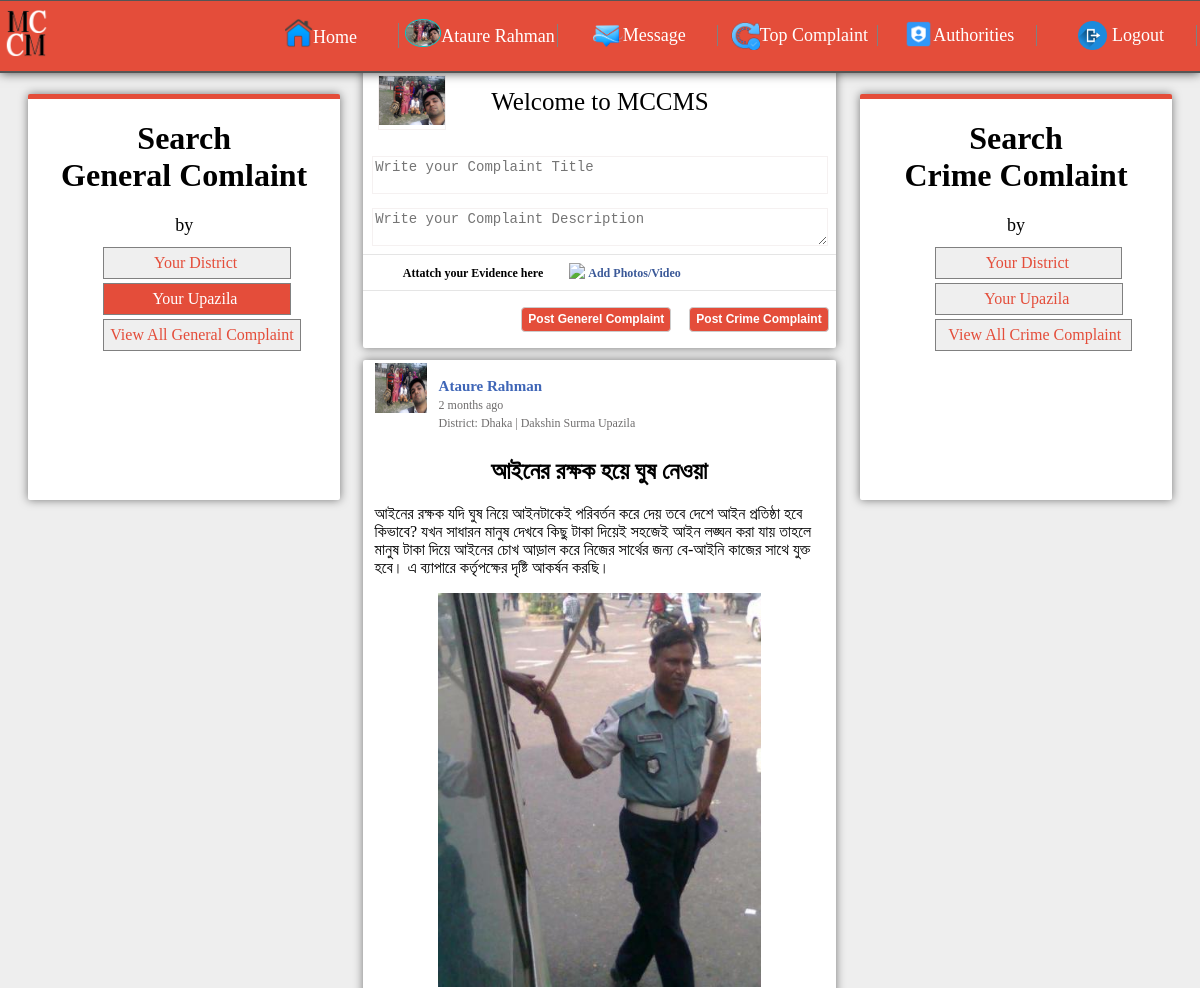
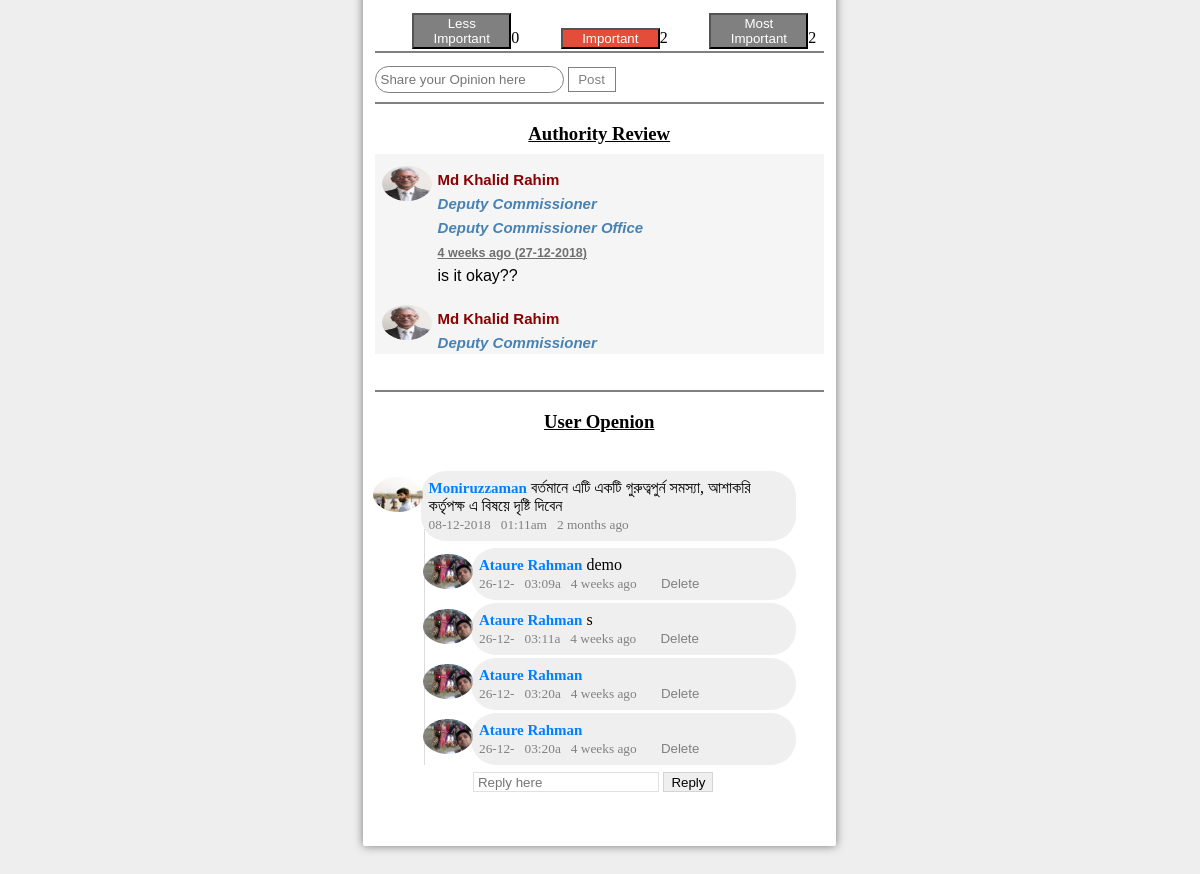
Page /home_for_upazila.php (signed in) on the committed database (2 pictures, top to bottom).
### tables this page shows
CREATE TABLE `user_info` (
  `SL` int(11) NOT NULL,
  `user_name` varchar(40) NOT NULL,
  `full_name` varchar(40) NOT NULL,
  `password` varchar(40) NOT NULL,
  `mail_address` varchar(40) NOT NULL,
  `nid_no` int(20) NOT NULL,
  `date_birth` date NOT NULL,
  `division_name` varchar(40) NOT NULL,
  `district_name` varchar(30) NOT NULL,
  `district_code` varchar(30) NOT NULL,
  `upazila_name` varchar(30) NOT NULL,
  `upazila_code` varchar(30) NOT NULL,
  `profile_image` varchar(100) NOT NULL,
  `status` int(50) NOT NULL DEFAULT '1',
  `post_status` int(50) NOT NULL DEFAULT '1'
);

CREATE TABLE `complaint` (
  `post_id` int(100) NOT NULL,
  `user_id` varchar(40) NOT NULL,
  `user_fullname` varchar(40) NOT NULL,
  `post_title` text NOT NULL,
  `post_text` text NOT NULL,
  `attatchment` varchar(100) NOT NULL,
  `date_time` timestamp NOT NULL DEFAULT CURRENT_TIMESTAMP,
  `post_type` varchar(40) NOT NULL,
  `upazila_code` varchar(40) NOT NULL,
  `district_code` varchar(50) NOT NULL,
  `post_date` date NOT NULL
);

CREATE TABLE `authority_review` (
  `review_id` int(11) NOT NULL,
  `authority_user_id` varchar(100) NOT NULL,
  `post_id` varchar(100) NOT NULL,
  `review_text` varchar(255) NOT NULL,
  `review_timestamp` timestamp NOT NULL DEFAULT CURRENT_TIMESTAMP,
  `review_date` varchar(11) NOT NULL
);

CREATE TABLE `authority_info` (
  `au_id` int(11) NOT NULL,
  `au_name` varchar(255) NOT NULL,
  `au_user_id` varchar(255) NOT NULL,
  `au_password` varchar(255) NOT NULL,
  `au_email` varchar(100) NOT NULL,
  `contact` varchar(50) NOT NULL,
  `au_home_district` varchar(255) NOT NULL,
  `designation` varchar(255) NOT NULL,
  `organization` varchar(255) NOT NULL,
  `working_division` varchar(255) NOT NULL,
  `working_district` varchar(255) NOT NULL,
  `working_upazila` varchar(255) NOT NULL,
  `au_nid` varchar(255) NOT NULL,
  `date_birth` date NOT NULL,
  `reg_date` date NOT NULL,
  `pro_image` varchar(255) NOT NULL,
  `status` int(11) NOT NULL DEFAULT '0'
);

CREATE TABLE `comment` (
  `com_id` int(100) NOT NULL,
  `user_id` varchar(100) NOT NULL,
  `post_id` varchar(40) NOT NULL,
  `post_type` varchar(30) NOT NULL,
  `com_text` varchar(100) NOT NULL,
  `com_date` varchar(10) NOT NULL,
  `com_time` varchar(10) NOT NULL,
  `current_timestemp` timestamp NOT NULL DEFAULT CURRENT_TIMESTAMP ON UPDATE CURRENT_TIMESTAMP
);

CREATE TABLE `reply` (
  `rep_id` int(100) NOT NULL,
  `com_id` varchar(50) NOT NULL,
  `post_id` varchar(50) NOT NULL,
  `user_id` varchar(50) NOT NULL,
  `rep_text` varchar(500) NOT NULL,
  `rep_date` varchar(6) NOT NULL,
  `rep_time` varchar(6) NOT NULL,
  `current_time_stamp` timestamp(6) NOT NULL DEFAULT CURRENT_TIMESTAMP
);

### home_for_upazila.php (the view, shortened to what the rows shown need)
<?php
	include 'main/functions.php';
	$get    = new Main;
?>
<!DOCTYPE html>
<html lang="en">
<head>
	<link rel="stylesheet" href="css/home.css">
</head>
<body>
		<?php include 'header.php'; ?>
<?php
$sql1 = mysqli_query($conn, "SELECT * FROM user_info WHERE full_name='$name'");
		while ($row1 = mysqli_fetch_array($sql1))
	       {
	       	$user_id= $row1['user_name'];
	       	$upa_code= $row1['upazila_code'];
	       }
?>
	<div class="container">
		<div class="post_body">
			<div class="post_body_left">
				<div class="post_body_left_container">
					<h1 align="center">Search <br> General Comlaint</h1>
						<a style="padding-left: 16%; padding-right: 16.8%;" href="home_for_district.php">Your District</a> <br><br>
						<a style="background-color: #e44d3a; color: white; padding-left: 15.5%; padding-right: 16.9%;" href="home_for_upazila.php">Your Upazila</a> <br><br>
				</div>
			</div>
			<div class="post_body_middle">
				<form action="post_insert_sql.php" method="post" enctype="multipart/form-data">
					<div class="create_post">
						<div class="c-body">
							<div class="body-left">
								<div class="img-box">
									<img style="width: 100%; height: 100%;" src="uploads/<?php echo $pro_image ?>"></img>
								</div>
							</div>
						</div>
						</div>
				</form>
				<?php
					$post_type="Generel";
					$sql_post_view = mysqli_query($conn, "SELECT * FROM complaint, user_info WHERE  complaint.post_type='$post_type' AND complaint.upazila_code='$upa_code' AND user_info.full_name=complaint.user_fullname ORDER BY post_id DESC");
						while ($row_post = mysqli_fetch_array($sql_post_view))
				       		{
				       			$post_user_name=$row_post['user_fullname'];
				       			$time_ago=$row_post['date_time'];
				       			$post_user_image=$row_post['profile_image'];
				       	?>
							<div class="post-show" id="<?php echo $row_post['post_id']; ?>">
								<div class="post-show-inner">
									<div class="post-header">
										<div class="post-left-box">
											<div class="id-img-box"><img src="uploads/<?php echo $post_user_image ?>"></img></div>
											<div class="id-name">
												<ul>
													<li><a href="#"><?php echo $post_user_name ?></a></li>
													<li><small style="color: #706E6E"><?php echo $get->timeAgo($time_ago); ?></small></li>
													<li><small style="color: #706E6E;">District: <?php echo $row_post['district_name']; ?> | <?php echo $row_post['upazila_name']; ?></small></li>
												</ul>
											</div>
										</div>
									</div>
									<br>
					<div class="post-body">
						<div class="post-header-text">
							<h2 align="center"><?php echo $row_post['post_title']; ?></h2>
							<p><?php echo $row_post['post_text']; ?></p>
						</div>
						<div class="post-img">
							<center>
							<img align="center" src="post_image/<?php echo $row_post['attatchment']; ?>" style="color: gray;" alt="No Image Available"></img>
							</center>
						</div>
						<?php
							       $post_id= $row_post['post_id'];
				       $sql_less_important_count = mysqli_query($conn, "SELECT SUM(less_important_count) FROM rating WHERE post_id=$post_id");
					while ($row1 = mysqli_fetch_array($sql_less_important_count))
				       {
				       	$less_count= $row1['SUM(less_important_count)'];
				       }
				       $sql_important_count = mysqli_query($conn, "SELECT SUM(important_count) FROM rating WHERE post_id=$post_id");
					while ($row2 = mysqli_fetch_array($sql_important_count))
				       {
				       	$im_count= $row2['SUM(important_count)'];
				       }
				       $sql_most_important_count = mysqli_query($conn, "SELECT SUM(most_important_count) FROM rating WHERE post_id=$post_id");
					while ($row3 = mysqli_fetch_array($sql_most_important_count))
				       {
				       	$most_count= $row3['SUM(most_important_count)'];
				       }
						?>
						<div class="post-footer">
							<div class="post_footer_inner">
								<form action="rating_sql.php" method="POST">
									<?php
								       $sql_available_count = mysqli_query($conn, "SELECT * FROM rating WHERE post_id='$post_id' AND user_id='$user_id'");
								       $fetch=false;
									while ($row4 = mysqli_fetch_array($sql_available_count))
								       {
								       	$available_less_count= $row4['less_important_count'];
								       	$available_imp_count= $row4['important_count'];
								       	$available_most_count= $row4['most_important_count'];
								       	$fetch=true;
									}
									if($fetch==false)
									{ ?>
									    <button class="review_btn" name="less_im_btn">Less Important</button><?php echo $less_count; ?>
										<button class="review_btn" name="im_btn">Important</button><?php echo $im_count; ?>
										<button class="review_btn" name="more_i_btn">Most Important</button><?php echo $most_count; ?>
									<?php }
									else
									{
								       if ($available_less_count==1)
								       {
								       	?>
										<button style="background-color: #e44d3a;" class="review_btn" name="less_im_btn">Less Important</button><?php echo $less_count; ?>
									<?php
								       }
								       else
									       {?>
									       		<button class="review_btn" name="less_im_btn">Less Important</button><?php echo $less_count; ?>
									      <?php }
								       if ($available_imp_count==1)
								       {
								       	?>
											<button style="background-color: #e44d3a;" class="review_btn" name="im_btn">Important</button><?php echo $im_count; ?>
									<?php
								       }
								       else
									       {?>
												<button class="review_btn" name="im_btn">Important</button><?php echo $im_count; ?>
									      <?php }
								       if ($available_most_count==1)
								       {
								       	?>
											<button style="background-color: #e44d3a;" class="review_btn" name="more_i_btn">Most Important</button><?php echo $most_count; ?>
									<?php
								       }
								       else
								       { ?>
											<button class="review_btn" name="more_i_btn">Most Important</button><?php echo $most_count; ?>
								     <?php  }
								   }
									?>
								</form>
							</div>
						</div>
						<br>
						<hr style="margin-top: 2%; margin-bottom: 3%; border:0.5px solid gray;">
							<div class="comment_div">
								<form action="comment_sql.php" method="POST">
									<input type="text" class="comment_input_box" name="comment" placeholder="Share your Opinion here">
									<button class="post_comment_button" name="p_c_btn">Post</button>
								</form>
								<hr style="margin-top: 2%; margin-bottom: 3%; border:0.5px solid gray;">
								<div class="authority_review" >
									<h3 style="background-color: white; text-decoration: underline;" align="center">Authority Review</h3>
									<div class="authority_review_container">
										<div class="review_content" >
										<?php
											$sql_review=mysqli_query($conn, "SELECT * FROM authority_review, authority_info WHERE authority_info.au_user_id=authority_review.authority_user_id AND authority_review.post_id=$post_id ORDER BY review_id DESC");
											while ($row_rev=mysqli_fetch_array($sql_review)) {
													$time_ago=$row_rev['review_timestamp'];
												?>
										<div id="" class="review_show_body" style="margin: -3% 2%;">
											<div class="user_image_comment">
												<img style="width: 100%; height: 100%; margin: 25px -2px; border-radius: 50%;" src="authority/uploads/<?php echo $row_rev['pro_image']; ?>" alt="Image">
											</div>
											<div class="authority_review_info" style="background: transparent;">
													<p><b style="font-size: 15px; color: darkred;"><?php echo $row_rev['au_name']; ?><br><b style="font-style: italic; color: steelblue;"><?php echo $row_rev['designation']; ?><br><?php echo $row_rev['organization']; ?></b><br><small style="color: #706E6E; text-decoration: underline;"><?php echo $get->timeAgo($time_ago); ?> (<?php echo $row_rev['review_date']; ?>)</small></b> <br>
														<?php echo $row_rev['review_text']; ?>
													</p>
											</div>
											</div>
											<?php
											}
											?>
										</div>
									</div>
								</div>
													<hr style="margin-top: 2%; margin-bottom: 2%; border:0.5px solid gray;">
												<h3 style="text-decoration: underline;" align="center">User Openion</h3>
						<?php
							$sql_comment_view = mysqli_query($conn, "SELECT comment.com_id, comment.user_id, comment.post_id, comment.post_type, comment.com_text, comment.com_date, comment.com_time, comment.current_timestemp, user_info.full_name, user_info.profile_image FROM comment, user_info WHERE  comment.post_id='$post_id' AND comment.post_type='$post_type' AND user_info.user_name=comment.user_id ORDER BY com_id ASC");
									while ($row_comm = mysqli_fetch_array($sql_comment_view))
							       		{
							       			$com_user_name=$row_comm['full_name'];
							       			$com_user_image=$row_comm['profile_image'];
							       			$comment_text=$row_comm['com_text'];
							       			$date=$row_comm['com_date'];
							       			$time=$row_comm['com_time'];
							       			$com_time_ago=$row_comm['current_timestemp'];
							       			$comment_id=$row_comm['com_id'];
						?>
									<div id="<?php echo $comment_id; ?>">
										<div class="user_image_comment">
											<img style="width: 100%; height: 100%; margin: 25px -2px; border-radius: 50%;" src="uploads/<?php echo $com_user_image; ?>" alt="Image">
										</div>
										<form action="delete_comment_sql.php" method="post">
										<div class="comment_info">
											<p><b style="font-size: 15px; color: #0080FF;"><?php echo $com_user_name; ?></b> <?php echo $comment_text; ?>
												<br>
												<small style="color: gray;"><?php echo $date;?> &nbsp <?php echo $time;?> &nbsp; <?php echo $get->timeAgo($com_time_ago); ?></small> &nbsp;
											</p>
										</div>
										</form>
									</div> <br>
								<?php
							$sql_reply_view = mysqli_query($conn, "SELECT * FROM reply, user_info WHERE  reply.post_id='$post_id' AND reply.com_id='$comment_id' AND user_info.user_name=reply.user_id ORDER BY rep_id ASC");
									while ($row_rep = mysqli_fetch_array($sql_reply_view))
							       		{
							       			$rep_user_name=$row_rep['full_name'];
							       			$rep_user_image=$row_rep['profile_image'];
							       			$reply_text=$row_rep['rep_text'];
							       			$r_date=$row_rep['rep_date'];
							       			$r_time=$row_rep['rep_time'];
							       			$rep_time_ago=$row_rep['current_time_stamp'];
						?>
									<div style="margin: -3% 11%; border-left: 1px solid gainsboro; width: 86%;">
										<div class="user_image_comment">
											<img style="width: 100%; height: 100%; margin: 25px -2px; border-radius: 50%;" src="uploads/<?php echo $rep_user_image; ?>" alt="Image">
										</div>
										<div class="comment_info"  id="<?php echo $row_comm['com_id']; ?>">
										<form action="delete_comment_sql.php" method="post">
											<p><b style="font-size: 15px; color: #0080FF;"><?php echo $rep_user_name; ?></b>
												<?php echo $reply_text; ?>
												<br>
												<small style="color: gray;"><?php echo $r_date;?> &nbsp <?php echo $r_time;?> &nbsp <?php echo $get->timeAgo($rep_time_ago); ?></small> &nbsp;
												<?php if ($row_rep['user_id']==$current_user_id) { ?>
												<small style="margin: 0% 2%;">
														<input class="comment_delete_btn" type="submit" name="rep_submit" value="Delete">
														<?php } ?>
												</small>
											</p>
										</form>
										</div>
									</div>
								<?php } ?>
										<div>
												<form action="reply_sql.php" method="POST" style="margin-left: 22%; margin-top: 5%;">
													<input type="text" class="comment_reply_box" name="reply_text" placeholder="Reply here">
													<button class="comment_reply_button" name="p_c_btn">Reply</button>
												</form>
										</div>
									 <br>
							<?php
						}
						?>
							</div>
						<br>
						<br>
					</div>
								</div>
							</div>
							<?php
				       		}
				       	?>
				</div>
				<div class="post_body_right">
					<div class="post_body_right_container">
						<h1 align="center">Search <br> Crime Comlaint</h1>
						<a style="padding-left: 16%; padding-right: 16.8%;" href="home_for_district_crime.php">Your District</a> <br><br>
						<a style="padding-left: 15.5%; padding-right: 16.9%;" href="home_for_upazila_crime.php">Your Upazila</a> <br><br>
					</div>
				</div>
		</div>
	</div>
</body>
</html>

### header.php (shortened to what the rows shown need)
<!DOCTYPE html>
<html lang="en">
<head>
	<link rel="stylesheet" href="css/home.css">
</head>
<body>
<?php
include 'connection.php';
$current_user_id=$_SESSION["user_id"];
$sql = mysqli_query($conn, "SELECT * FROM user_info WHERE user_name='$current_user_id'");
		while ($row = mysqli_fetch_array($sql))
	       {
	       	$pro_image 	= 	$row['profile_image'];
	       	$name 		= 	$row['full_name'];
	       }
?>
	<header class="header">
		<div class="header_container">
			<div class="header_info_right">
				<nav>
					<ul>
						<table style="width: 100%; table-layout: fixed;">
							<tr>
								<td>
									<li>
										<a href="about_me.php"><img style="height: 3%; width: 22%; margin: -3% 0%; border-radius: 50%; border: 1px solid #00CCCC;" src="uploads/<?php echo $pro_image ?>" alt=""><?php echo $_SESSION["user_fullname"]; ?></a>
									</li>
								</td>
							</tr>
						</table>
					</ul>
				</nav>
			</div>
		</div>
	</header>
</body>
</html>

### rows in the picture
user_info: profile_image (picture)
complaint: user_info.profile_image (picture), user_fullname "Ataure Rahman", date_time "2 months ago", user_info.district_name "Dhaka", user_info.upazila_name "Dakshin Surma Upazila", post_title "আইনের রক্ষক হয়ে ঘুষ নেওয়া", post_text "আইনের রক্ষক যদি ঘুষ নিয়ে আইনটাকেই পরিবর্তন করে দেয় তবে দেশে আইন প্রতিষ্ঠা হবে কিভাবে? যখন সাধারন মানুষ দেখবে কিছু টাকা দিয়েই সহজেই আইন লঙ্ঘন করা যায় তাহলে মানুষ টাকা দিয়ে আইনের চোখ আড়াল করে নিজের সার্থের জন্য বে-আইনি কাজের সাথে যুক্ত হবে। এ ব্যাপারে কর্তৃপক্ষের দৃষ্টি আকর্ষন করছি।", attatchment (picture), less_count "0", im_count "2", most_count "2"
authority_review: authority_info.pro_image (picture), authority_info.au_name "Md Khalid Rahim", authority_info.designation "Deputy Commissioner", authority_info.organization "Deputy Commissioner Office", review_timestamp "4 weeks ago", review_date "27-12-2018", review_text "is it okay??"
authority_review: authority_info.pro_image (picture), authority_info.au_name "Md Khalid Rahim", authority_info.designation "Deputy Commissioner"
comment: user_info.profile_image (picture), user_info.full_name "Moniruzzaman", com_text "বর্তমানে এটি একটি গুরুত্বপুর্ন সমস্যা, আশাকরি কর্তৃপক্ষ এ বিষয়ে দৃষ্টি দিবেন", com_date "08-12-2018", com_time "01:11am", current_timestemp "2 months ago"
reply: user_info.profile_image (picture), user_info.full_name "Ataure Rahman", rep_text "demo", rep_date "26-12-", rep_time "03:09a", current_time_stamp "4 weeks ago"
reply: user_info.profile_image (picture), user_info.full_name "Ataure Rahman", rep_text "s", rep_date "26-12-", rep_time "03:11a", current_time_stamp "4 weeks ago"
reply: user_info.profile_image (picture), user_info.full_name "Ataure Rahman", rep_date "26-12-", rep_time "03:20a", current_time_stamp "4 weeks ago"
reply: user_info.profile_image (picture), user_info.full_name "Ataure Rahman", rep_date "26-12-", rep_time "03:20a", current_time_stamp "4 weeks ago"

### other values in the picture
$_SESSION["user_fullname"] "Ataure Rahman"
